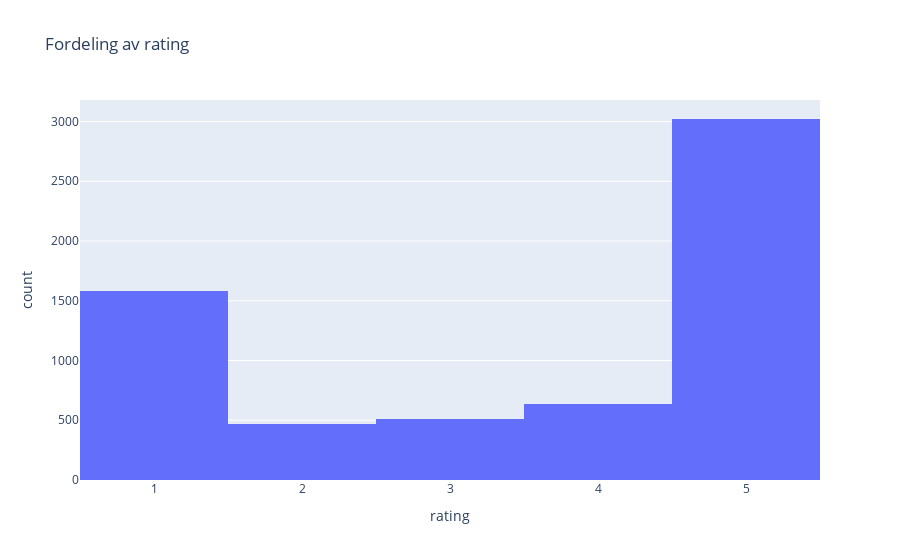

This figure's notebook cell:
### Code cell
fig = px.histogram(df, x="rating", nbins=5, title="Fordeling av rating")
fig.show() #Omtrent halve datasettet har 5 i rating

### Figure 1 — Plotly figure (JSON) as saved in the notebook; plotly's stock layout.template omitted (floating-point values rounded to 4 significant figures; data arrays with more than 128 entries replaced by an {"elided": "..."} marker saying what was removed)
{"data": [{"alignmentgroup": "True", "bingroup": "x", "hovertemplate": "rating=%{x}<br>count=%{y}<extra></extra>", "legendgroup": "", "marker": {"color": "#636efa", "pattern": {"shape": ""}}, "name": "", "nbinsx": 5, "offsetgroup": "", "orientation": "v", "showlegend": false, "type": "histogram", "x": {"elided": "6210 int values"}, "xaxis": "x", "yaxis": "y"}], "layout": {"barmode": "relative", "legend": {"tracegroupgap": 0}, "title": {"text": "Fordeling av rating"}, "xaxis": {"anchor": "y", "domain": [0, 1], "title": {"text": "rating"}}, "yaxis": {"anchor": "x", "domain": [0, 1], "title": {"text": "count"}}}}
